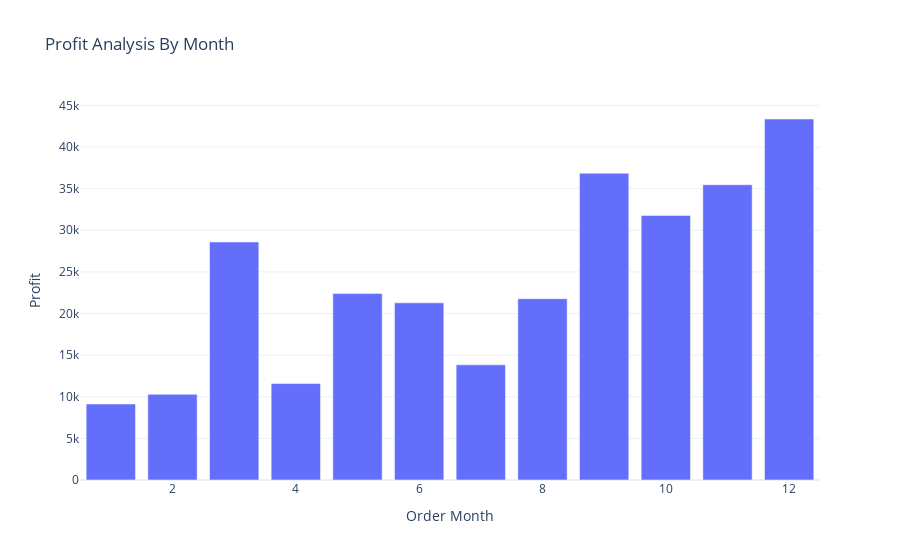

Notebook code cell kept with this figure:
### Code cell
fig = px.bar(Profit_by_month,
            x = "Order Month",
            y = "Profit",
            title = "Profit Analysis By Month")
fig.show()

### Figure 1 — Plotly figure (JSON) as saved in the notebook; plotly's stock layout.template omitted (floating-point values rounded to 4 significant figures)
{"data": [{"alignmentgroup": "True", "hovertemplate": "Order Month=%{x}<br>Profit=%{y}<extra></extra>", "legendgroup": "", "marker": {"color": "#636efa", "pattern": {"shape": ""}}, "name": "", "offsetgroup": "", "orientation": "v", "showlegend": false, "textposition": "auto", "type": "bar", "x": [1, 2, 3, 4, 5, 6, 7, 8, 9, 10, 11, 12], "xaxis": "x", "y": [9134.0, 10290.0, 28590.0, 11590.0, 22410.0, 21290.0, 13830.0, 21780.0, 36860.0, 31780.0, 35470.0, 43370.0], "yaxis": "y"}], "layout": {"autosize": true, "barmode": "relative", "legend": {"tracegroupgap": 0}, "title": {"text": "Profit Analysis By Month"}, "xaxis": {"anchor": "y", "autorange": true, "domain": [0, 1], "range": [0.5, 12.5], "title": {"text": "Order Month"}, "type": "linear"}, "yaxis": {"anchor": "x", "autorange": true, "domain": [0, 1], "range": [0, 45650.0], "title": {"text": "Profit"}, "type": "linear"}}}
